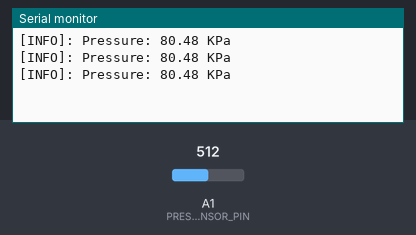
Recording of a sketch running on a simulated Arduino Uno, built with avr-gcc and run on an emulated ATmega328P. Shown: the last lines printed to the serial monitor. The test bench sets the inputs (shaded band); at power-on: A1 (PRESSURE_SENSOR_PIN) = 512. No radio packets arrive unless stated.

Above: at 1.3 s.
1.4 s: A1 (PRESSURE_SENSOR_PIN) set to 716
At 1.9 s:
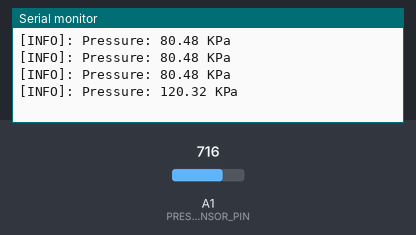
2.9 s: A1 (PRESSURE_SENSOR_PIN) set to 900
At 3.4 s:
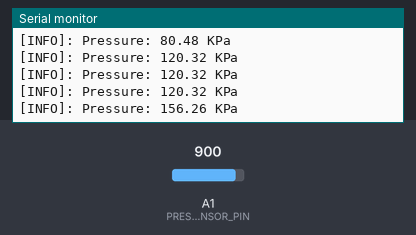
Timing chart, 0 to 5.9 s (numbered marks = the images above; inputs shaded):
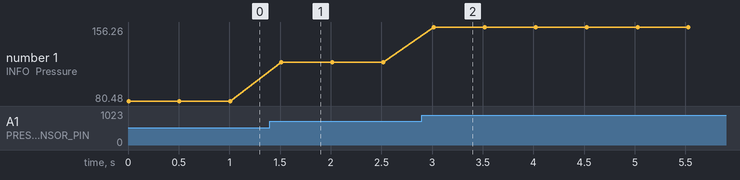

The sketch:

pressure_sensor.ino
```cpp
#include <Arduino.h>
#include <SPI.h>
#include <nRF24L01.h>
#include <RF24.h>

#define DEBUG true

// Water pressure sensor config
#define PRESSURE_SENSOR_PIN 1 // Analog pin
#define PRESSURE_SENSOR_OFFSET 0.488 // volts to offset

// RF radio config
#define RADIO_CHANNEL 124

// Sets up the rf radio, SPI buss (pins 10, 11, 12, 13, 7, 8)
RF24 radio(7, 8);

byte radioAddress[][6] = {"node1"};

void setup()
{
  if (DEBUG)
    Serial.begin(9600);

  // Setup the rf radio
  radio.begin();
  radio.setPALevel(RF24_PA_LOW);
  radio.setDataRate(RF24_250KBPS);
  radio.setRetries(15, 15);
  radio.setChannel(RADIO_CHANNEL);

  radio.openWritingPipe(radioAddress[0]);
}

void loop()
{
  float pressure = getPressure();

  radio.stopListening();
  bool maybeSent = radio.write(&pressure, sizeof(pressure));

  if (DEBUG && !maybeSent) Serial.println("[ERROR]: Failed to send packet");

  delay(500);
}

// Gets the current pressure from the sensor
float getPressure()
{
  float V = analogRead(PRESSURE_SENSOR_PIN) * 5.00 / 1024; // Fancy math here, but think its read * 5vdc / <something>
  float P = (V - PRESSURE_SENSOR_OFFSET) * 40;             // increase this "40" if you wan't to see a "larger" number ie 0.01 -> 0.2

  if (DEBUG)
    Serial.println("[INFO]: Pressure: " + String(P) + " KPa");

  return P;
}
```

Measured:
- after the input at 1.4 s, the serial monitor: prints a new line after 0.11 s (image 1)
- after the input at 2.9 s, the serial monitor: prints a new line after 0.12 s (image 2)
- plotted number 1: 80.48 → 120.32 after the input at 1.4 s, 120.32 → 156.26 after the input at 2.9 s
